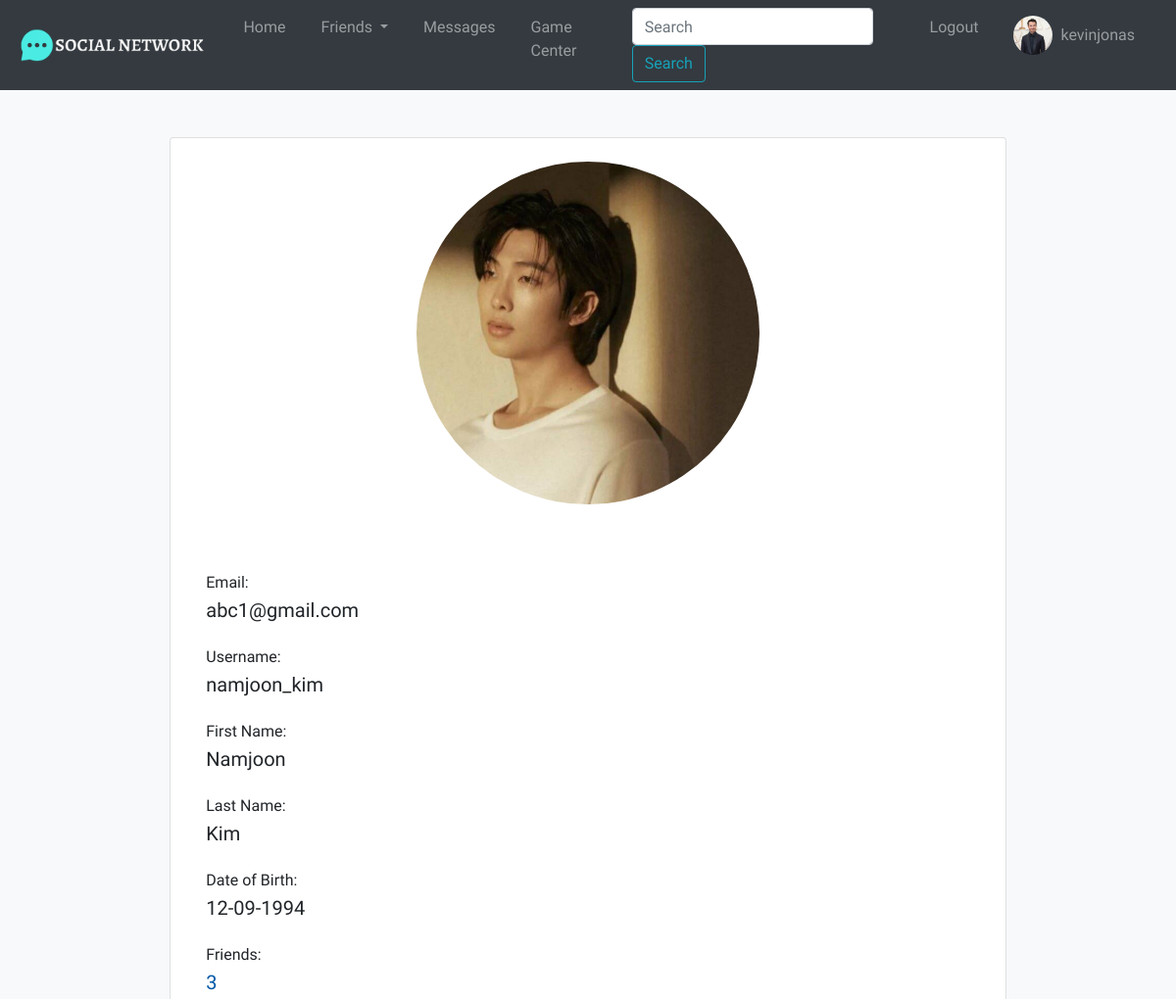
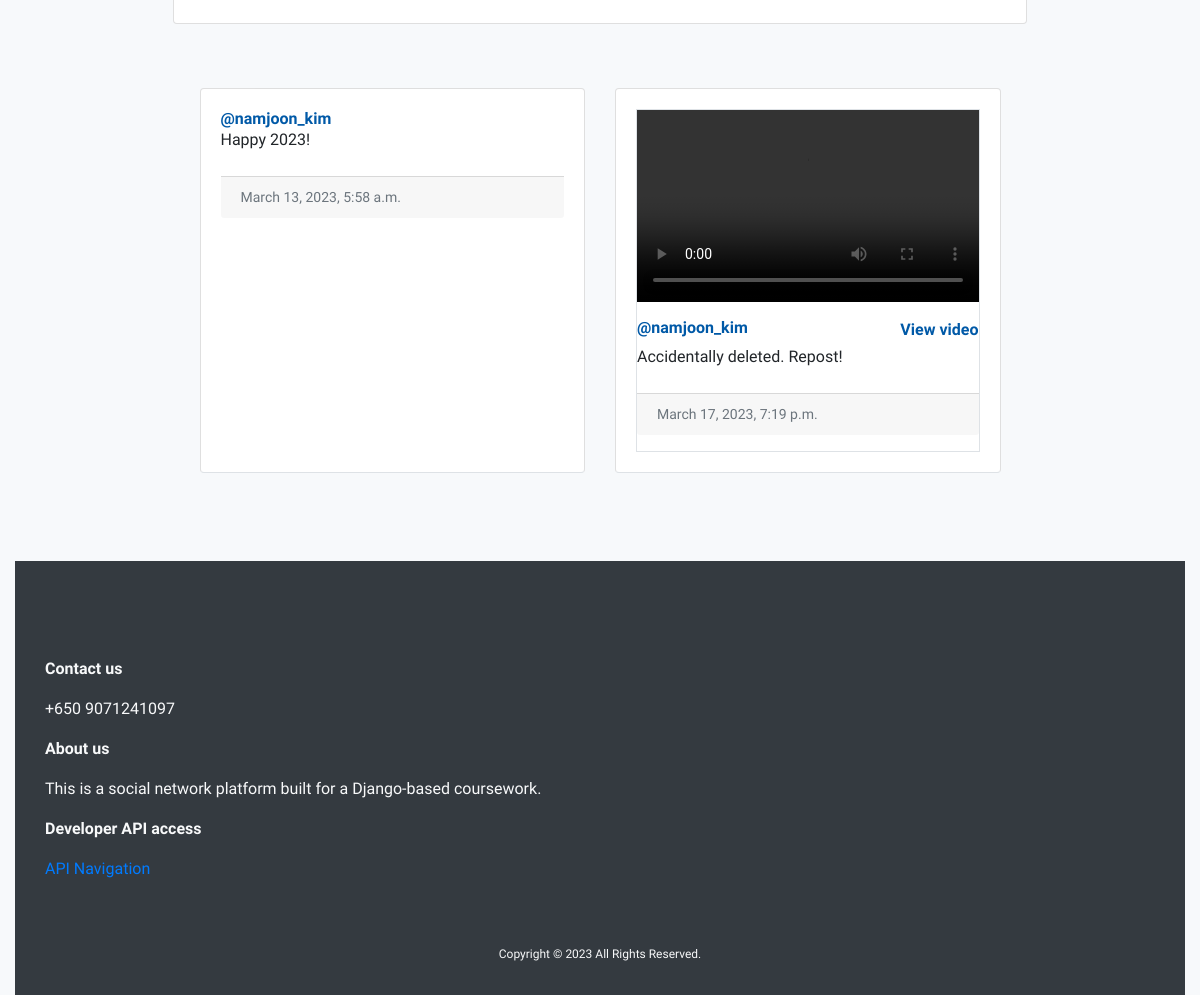
Page /account/profile/namjoon_kim/ (signed in) on the committed database (2 pictures, top to bottom).
### account/models.py (models this page shows, shortened)
class UserProfile(models.Model):
    user = models.OneToOneField(User, on_delete=models.CASCADE,
                                related_name='profile')
    date_of_birth = models.CharField(blank=False,
                                     max_length=100)
    profile_picture = models.ImageField(upload_to='profile_pictures/',
                                        default='profile_pictures/default.jpg')
    created_date = models.DateTimeField(default=timezone.now)
    friends = models.ManyToManyField(User, blank=True,
                                     related_name='friends_list')
    def get_friends(self):
        return self.friends.all()
    def is_friend(self, friend):
        if friend in self.friends.all():
            return True
        return False
    @property
    def image_url(self):
        if self.profile_picture and hasattr(self.profile_picture, 'url'):
            return self.profile_picture.url

class Post(models.Model):
    author = models.ForeignKey(User, on_delete=models.CASCADE)
    created_date = models.DateTimeField(default=timezone.now)
    body_text = models.TextField()
    media = models.FileField(upload_to='post_uploads/', null=True,
                        validators=[FileExtensionValidator(
        allowed_extensions=ValidateMediaExtensions.post_media_extensions())])
    @property
    def media_url(self):
        if self.media and hasattr(self.media, 'url'):
            return self.media.url
    @property
    def media_type(self):
        if self.media:
            name, extension = os.path.splitext(self.media.name)
            clean_extension = extension.replace('.', '')
            if clean_extension in ValidateMediaExtensions.video_extensions():
                return 'video'
            if clean_extension in ValidateMediaExtensions.image_extensions():
                return 'image'

### account/views.py (the view, shortened to what this page needs)
# urls.py: path('profile/<str:username>/', ProfileView.as_view(), name='profile'),
class ProfileView(LoginRequiredMixin, DetailView):
    model = UserProfile
    login_url = 'login'
    template_name = 'account/profile.html'
    def get(self, request, *args, **kwargs):
        context = {}
        username = kwargs.get("username")
        current_user = request.user
        profile_to_get = UserProfile.objects.get(user__username=username)
        user_to_get = profile_to_get.user
        if user_to_get:
            is_friend = profile_to_get.is_friend(current_user)
            friends_list = profile_to_get.get_friends()
            is_current_user = is_user(current_user, user_to_get)
            if is_friend or is_current_user:
                context['posts'] = Post.objects.filter(author=user_to_get).all()
            context['user_to_get'] = user_to_get
            context['num_friends'] = friends_list.count()
            context['is_current_user'] = is_current_user
            context['is_friend'] = is_friend
        return render(request, self.template_name, context)

### account/helpers.py (called while the page is built)
def is_user(current_user, user_to_get):
    if user_to_get != current_user:
        return False
    elif user_to_get == current_user:
        return True

### templates/account/profile.html (shortened to what this page needs)
{% extends 'base.html' %}
{% load bootstrap4 %}
{% load static %}
{% block content %}
<div id="profile-page" class="container-fluid">
    <div class="row d-flex p-3 justify-content-center">
        <div class="card row w-100 px-2  mt-2 mb-2 col-lg-9 col-md-9 col-sm-11">
            <div class="px-2">
                {% if user_to_get.profile.profile_picture %}
                <div class="mt-4 card-image text-center" >
                    <img src="{{ user_to_get.profile.image_url }}" class="card-img-top rounded-circle img-fluid border-dark shadow-md" alt="User profile picture" style="width:350px;height:350px;object-fit:cover;"/>
                </div>
                {% endif %}
                <br>
                <div class=" card-body profile-fields">
                    <p class="mt-4 mb-1 field-heading">Email: </p>
                    <h5>{{ user_to_get.email }}</h5>
                    <p class="mt-4 mb-1 field-heading">Username: </p>
                    <h5>{{ user_to_get.username }}</h5>
                    <p class="mt-4 mb-1 field-heading">First Name: </p>
                    <h5>{{ user_to_get.first_name }}</h5>
                    <p class="mt-4 mb-1 field-heading">Last Name: </p>
                    <h5>{{ user_to_get.last_name }}</h5>
                    <p class="mt-4 mb-1 field-heading">Date of Birth: </p>
                    <h5>{{ user_to_get.profile.date_of_birth }}</h5>
                    <p class="mt-4 mb-1 field-heading">Friends: </p>
                    {% if is_current_user or is_friend %}
                    <a href="{% url 'friend:friend_list' user_to_get.username %}"><h5>{{ num_friends }}</h5></a>
                    {% else %}
                    <h5>{{ num_friends }}</h5>
                    {% endif %}
                </div>
            </div>
        </div>
    </div>
    <br>
    <div class="d-flex p-3 justify-content-center">
        <div class="w-100 col-lg-9 col-md-9 col-sm-11">
                <div class="card-deck">
                    {% for post in posts %}
                        <div class="post-card card border-bottom pb-2">
                            {% if post.media_url %}
                                <div class="card-body pb-2">
                                    <div class="border mb-1">
                                        {% if post.media_type == 'image' %}
                                        <a href="{% url 'post_detail' post.pk %}">
                                            <img src="{{ post.media_url  }}" alt="Post media" class="card-img-top mx-auto img-fluid"/>
                                        </a>
                                    </div>
                                    {% else %}
                                    <div class="ratio ratio-16x9 mb-3 embed-responsive embed-responsive-16by9">
                                        <video class="embed-responsive-item" controls>
                                            <source src="{{ post.media_url  }}" alt="Post media" type="video/mp4">
                                        </video>
                                    </div>
                                    <a class="float-right" href="{% url 'post_detail' post.pk %}">View video</a>
                                    {% endif %}
                                    <a href="{% url 'account:profile' user.username %}">
                                        <h6 class="">
                                            <span class="font-weight-bold">@{{ post.author }}</span>
                                        </h6>
                                    </a>
                                    <p class="text-body mb-4">{{ post.body_text }}</p>
                                    <p class="small text-muted card-footer" style="line-height: 1.2;">{{ post.created_date }}</p>
                                </div>
                            {% else %}
                            <div class="card-body pb-2">
                                <a href="{% url 'account:profile' user.username %}">
                                    <h6 class="card-text">
                                        <span class="font-weight-bold">@{{ post.author }}</span>
                                    </h6>
                                </a>
                                <p class="card-text mb-4">{{ post.body_text }}</p>
                                <p class="small text-muted card-footer" style="line-height: 1.2;">{{ post.created_date }}</p>
                            </div>
                            {% endif %}
                        </div>
                    {% endfor %}
                </div>
        </div>
    </div>
</div>
{% endblock %}

### templates/navbar.html (shortened to what this page needs)
{% load bootstrap4 %}
{% load static %}
{% include "./header.html" %}
<body>
<nav class="navbar navbar-expand-lg bg-dark navbar-dark mb-4 ">
  {% if user.is_authenticated %}
  <a class="navbar-brand" href="{% url 'home' %}">
      <img class="img-fluid mx-auto logo" src="{% static 'images/site-logo.png' %}" alt="logo">
  </a>
  {% else %}
    <a class="navbar-brand" href="{% url 'index' %}">
        <img class="img-fluid mx-auto logo" src="{% static 'images/site-logo.png' %}" alt="logo">
    </a>
  {% endif %}
    <div class="collapse navbar-collapse" id="navbarToggler">
      <ul class="navbar-nav ml-auto">
        {% if user.is_authenticated %}
        <li class="nav-item">
          <a class="nav-link" href="{% url 'home' %}">Home</a>
        </li>
        <li class="nav-item dropdown">
          <a class="nav-link dropdown-toggle" href="#" id="navbarDropdownMenuLink" data-toggle="dropdown" aria-haspopup="true" aria-expanded="false">
            Friends
          </a>
        </li>
        <li class="nav-item">
          <a class="nav-link" href="{% url 'chat:chatroom_list' %}">Messages</a>
        </li>
        <li class="nav-item">
          <a class="nav-link" href="{% url 'game:create_game' %}">Game Center</a>
        </li>
        <li class="nav-item">
          <form class="form-inline my-2 my-lg-0" method="GET" action="{% url 'account:search-profile' %}">
            <input class="form-control mr-sm-2" type="text" name="q" placeholder="Search" value="{{ request.GET.q }}">
            <button class="btn btn-outline-info my-2 my-sm-0" type="submit">Search</button>
          </form>
        </li>
        <li class="nav-item">
          <a class="nav-link" href="{% url 'logout' %}">Logout</a>
        </li>
        <li class="nav-item">
          <div>
            <a class="nav-link d-flex align-items-center" href="{% url 'account:profile' user.username %}">
              <img src="{{ user.profile.profile_picture.url }}" class="rounded-circle"  width="40" height="40" style="object-fit:cover;" alt="User profile picture"/>
              <p class="mx-2 my-0"> {{ user.username }} </p>
            </a>
          </div>
        </li>
        {% endif %}
      </ul>
    </div>
</nav>

### static/css/stylesheet.css (style rules this page uses)
body { background-color: #f7f9fb; font-family: 'Catamaran', sans-serif; }
.navbar-brand img { max-height: 50px; }
.nav-item { padding: 0px 10px 0px 10px; }
#home-feed .post-col a, #profile-page .card a { color: rgb(0, 89, 167); font-weight: bold; }

### rows in the picture
Post: author "namjoon_kim", body_text "Happy 2023!", created_date "March 13, 2023, 5:58 a.m."
Post: author "namjoon_kim", body_text "Accidentally deleted. Repost!", created_date "March 17, 2023, 7:19 p.m."

### other values in the picture
{{ user.username }} "kevinjonas"
{{ user_to_get.email }} "abc1@gmail.com"
{{ user_to_get.username }} "namjoon_kim"
{{ user_to_get.first_name }} "Namjoon"
{{ user_to_get.last_name }} "Kim"
{{ user_to_get.profile.date_of_birth }} "12-09-1994"
{{ num_friends }} "3"
